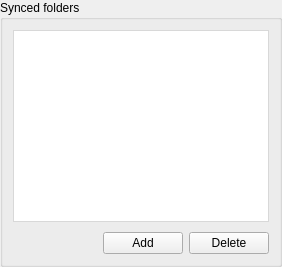
        <widget class="QGroupBox" name="gSyncs">
         <property name="title">
          <string>Synced folders</string>
         </property>
         <property name="flat">
          <bool>false</bool>
         </property>
         <layout class="QVBoxLayout" name="verticalLayout_9">
          <property name="spacing">
           <number>10</number>
          </property>
          <property name="leftMargin">
           <number>10</number>
          </property>
          <property name="topMargin">
           <number>10</number>
          </property>
          <property name="rightMargin">
           <number>10</number>
          </property>
          <property name="bottomMargin">
           <number>10</number>
          </property>
          <item>
           <widget class="SyncTableView" name="syncTableView">
            <property name="styleSheet">
             <string notr="true">QTableView
{
background: white;
outline: 0;
border: 1px solid #D8D8D8;
}

QTableView::item
{
border: none;
padding-left:4px;	
}

QTableView::item::selected
{
background-color: rgba(0,120,215,0.8);
color:white;
}

QHeaderView
{
background: #FFFFFF;
padding-top: 2px;
}

QHeaderView::section {
background: #FFFFFF;
color: #4A607A;
border-right:0px;			
padding-left:6px;
border-top:0 px;
border-bottom:0px;		
border-left:0px;					 					 				 					 				 					 				 					 	
}

QHeaderView::section:last {
border-right:0px;						 					 				 					 				 					 				 					 	
}</string>
            </property>
            <property name="frameShape">
             <enum>QFrame::NoFrame</enum>
            </property>
            <property name="horizontalScrollBarPolicy">
             <enum>Qt::ScrollBarAsNeeded</enum>
            </property>
            <property name="editTriggers">
             <set>QAbstractItemView::DoubleClicked|QAbstractItemView::EditKeyPressed|QAbstractItemView::SelectedClicked</set>
            </property>
            <property name="alternatingRowColors">
             <bool>false</bool>
            </property>
            <property name="selectionMode">
             <enum>QAbstractItemView::SingleSelection</enum>
            </property>
            <property name="selectionBehavior">
             <enum>QAbstractItemView::SelectRows</enum>
            </property>
            <property name="textElideMode">
             <enum>Qt::ElideMiddle</enum>
            </property>
            <property name="showGrid">
             <bool>false</bool>
            </property>
            <property name="sortingEnabled">
             <bool>true</bool>
            </property>
            <property name="cornerButtonEnabled">
             <bool>false</bool>
            </property>
            <attribute name="horizontalHeaderMinimumSectionSize">
             <number>24</number>
            </attribute>
            <attribute name="horizontalHeaderHighlightSections">
             <bool>false</bool>
            </attribute>
            <attribute name="verticalHeaderVisible">
             <bool>false</bool>
            </attribute>
            <attribute name="verticalHeaderMinimumSectionSize">
             <number>24</number>
            </attribute>
            <attribute name="verticalHeaderDefaultSectionSize">
             <number>24</number>
            </attribute>
           </widget>
          </item>
          <item>
           <widget class="QWidget" name="wSyncsButtons" native="true">
            <layout class="QHBoxLayout" name="horizontalLayout_6">
             <property name="leftMargin">
              <number>0</number>
             </property>
             <property name="topMargin">
              <number>0</number>
             </property>
             <property name="rightMargin">
              <number>0</number>
             </property>
             <property name="bottomMargin">
              <number>0</number>
             </property>
             <item>
              <spacer name="horizontalSpacer">
               <property name="orientation">
                <enum>Qt::Horizontal</enum>
               </property>
               <property name="sizeHint" stdset="0">
                <size>
                 <width>40</width>
                 <height>20</height>
                </size>
               </property>
              </spacer>
             </item>
             <item>
              <widget class="QPushButton" name="bAddSync">
               <property name="focusPolicy">
                <enum>Qt::StrongFocus</enum>
               </property>
               <property name="text">
                <string>Add</string>
               </property>
               <property name="autoDefault">
                <bool>false</bool>
               </property>
              </widget>
             </item>
             <item>
              <widget class="QPushButton" name="bDeleteSync">
               <property name="focusPolicy">
                <enum>Qt::StrongFocus</enum>
               </property>
               <property name="text">
                <string>Delete</string>
               </property>
               <property name="autoDefault">
                <bool>false</bool>
               </property>
              </widget>
             </item>
            </layout>
           </widget>
          </item>
         </layout>
        </widget>
